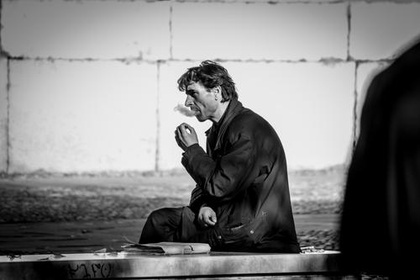
%> input picture EX4/C.jpg, 420 x 280 px, shrunk from 500 x 333 before the run
$ octave test.m   (GNU Octave 9; MATLAB toolbox functions it lacks are replaced by stand-ins)
%> lines starting %> are read from the running program, lines starting %| are printed output that depends on the picture
clc;
clear;
old_img=imread('C.jpg');
%> old_img is the input picture: size 280x420 uint8; min 0, max 255, mean 127.4
[h,w] = size(old_img);
%> h = 280; w = 420
    new_img = zeros(h,w);
    old_img = double(old_img);
%> old_img: size 280x420 double
    rot_x = [1,1,1;0,0,0;-1,-1,-1];
    rot_y = [1,0,-1;1,0,-1;1,0,-1];
    for i=2:h-1
        for j=2:w-1
            G = [old_img(i-1:i+1,j-1),old_img(i-1:i+1,j),old_img(i-1:i+1,j+1)];
            Gx = sum(sum(G.*rot_x));
            Gy = sum(sum(G.*rot_y));
            new_img(i,j) = sqrt(Gx^2+Gy^2);
        end
    end
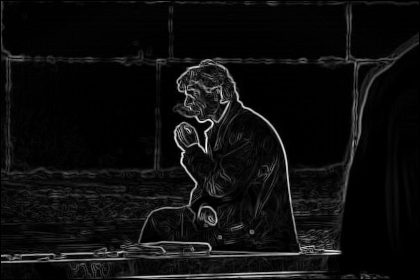
%> new_img: size 280x420 double; min 0, max 694.6, mean 38.8; drawn with min black and max white
    new_img = uint8(new_img);
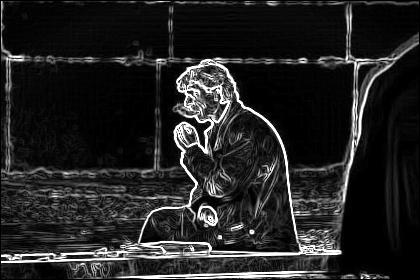
%> new_img: size 280x420 uint8; min 0, max 255, mean 35.5
 imshow(new_img)
